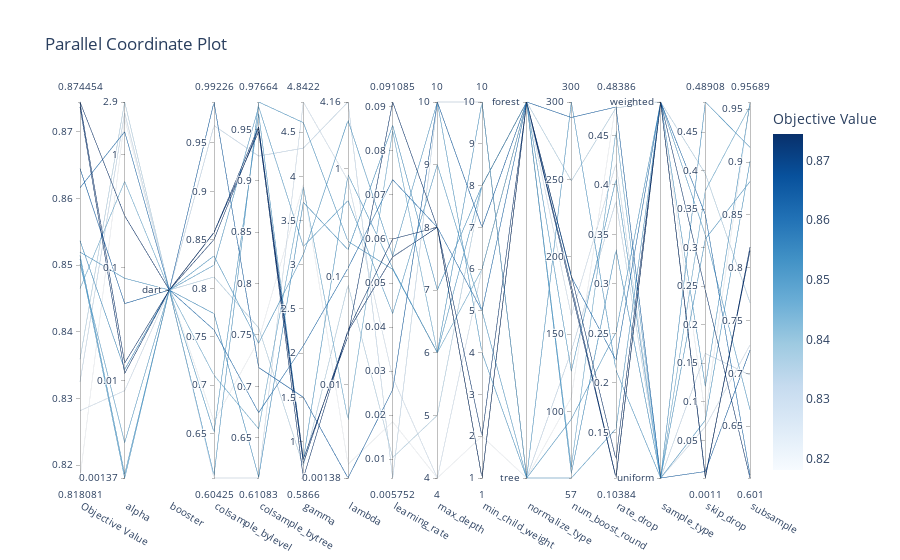

Notebook cell for this chart:
### Code cell
visualizations['parallel_coordinate']

### Figure 1 — Plotly figure (JSON) as saved in the notebook; plotly's stock layout.template omitted (floating-point values rounded to 4 significant figures)
{"data": [{"dimensions": [{"label": "Objective Value", "range": [0.8181, 0.8745], "values": [0.8325, 0.8359, 0.8509, 0.8616, 0.852, 0.8515, 0.8537, 0.8502, 0.8282, 0.8181, 0.8465, 0.8645, 0.8745, 0.8743, 0.8737]}, {"label": "alpha", "range": [-2.862, 0.4625], "ticktext": ["0.00137", "0.01", "0.1", "1", "2.9"], "tickvals": [-2.862, -2, -1, 0, 0.4625], "values": [0.3662, 0.4625, -2.862, 0.1992, -1.096, -2.828, -1.903, -2.548, -2.09, 0.3142, -0.2402, -1.32, -0.5433, -1.845, -1.937]}, {"label": "booster", "range": [0, 0], "ticktext": ["dart"], "tickvals": [0], "values": [0, 0, 0, 0, 0, 0, 0, 0, 0, 0, 0, 0, 0, 0, 0]}, {"label": "colsample_bylevel", "range": [0.6043, 0.9923], "values": [0.9679, 0.8117, 0.8335, 0.757, 0.6069, 0.6514, 0.7739, 0.8239, 0.6043, 0.6626, 0.7103, 0.9923, 0.8504, 0.8575, 0.8578]}, {"label": "colsample_bytree", "range": [0.6108, 0.9766], "values": [0.924, 0.7569, 0.742, 0.6744, 0.9766, 0.9652, 0.6116, 0.972, 0.6108, 0.7449, 0.6586, 0.7183, 0.9509, 0.9478, 0.9526]}, {"label": "gamma", "range": [0.5866, 4.842], "values": [4.32, 0.721, 3.116, 2.083, 4.609, 0.794, 3.707, 3.208, 4.842, 3.905, 3.878, 1.5, 0.5866, 0.7548, 0.8022]}, {"label": "lambda", "range": [-2.861, 0.6194], "ticktext": ["0.00138", "0.01", "0.1", "1", "4.16"], "tickvals": [-2.861, -2, -1, 0, 0.6194], "values": [0.6194, -1.073, 0.45, -0.9178, -0.6704, -0.05394, -0.7478, -0.2927, -0.1072, -2.734, -2.323, -2.861, -1.492, -1.504, -1.548]}, {"label": "learning_rate", "range": [0.005752, 0.09108], "values": [0.005752, 0.01037, 0.05612, 0.07346, 0.05312, 0.05336, 0.08577, 0.04309, 0.02861, 0.01852, 0.08453, 0.02577, 0.06, 0.05594, 0.09108]}, {"label": "max_depth", "range": [4, 10], "values": [10, 5, 10, 8, 6, 6, 7, 9, 4, 4, 6, 10, 8, 8, 8]}, {"label": "min_child_weight", "range": [1, 10], "values": [10, 8, 4, 5, 10, 8, 8, 5, 6, 2, 6, 7, 1, 1, 2]}, {"label": "normalize_type", "range": [0, 1], "ticktext": ["tree", "forest"], "tickvals": [0, 1], "values": [0, 1, 0, 1, 0, 1, 1, 0, 1, 0, 1, 1, 1, 1, 1]}, {"label": "num_boost_round", "range": [57, 300], "values": [139, 249, 95, 187, 300, 126, 60, 57, 162, 109, 64, 290, 188, 178, 181]}, {"label": "rate_drop", "range": [0.1038, 0.4839], "values": [0.3836, 0.4779, 0.2511, 0.2229, 0.2126, 0.406, 0.3348, 0.1537, 0.4216, 0.4839, 0.4546, 0.4788, 0.1225, 0.1038, 0.1044]}, {"label": "sample_type", "range": [0, 1], "ticktext": ["uniform", "weighted"], "tickvals": [0, 1], "values": [0, 1, 1, 1, 0, 0, 0, 1, 0, 1, 0, 0, 1, 1, 1]}, {"label": "skip_drop", "range": [0.001098, 0.4891], "values": [0.1628, 0.396, 0.12, 0.343, 0.3113, 0.0761, 0.4891, 0.3165, 0.06778, 0.0832, 0.3742, 0.009516, 0.002899, 0.001098, 0.2449]}, {"label": "subsample", "range": [0.601, 0.9569], "values": [0.6984, 0.767, 0.9557, 0.6039, 0.8816, 0.9007, 0.9139, 0.6657, 0.7269, 0.9569, 0.953, 0.7219, 0.8161, 0.8195, 0.601]}], "labelangle": 30, "labelside": "bottom", "line": {"color": [0.8325, 0.8359, 0.8509, 0.8616, 0.852, 0.8515, 0.8537, 0.8502, 0.8282, 0.8181, 0.8465, 0.8645, 0.8745, 0.8743, 0.8737], "colorbar": {"title": {"text": "Objective Value"}}, "colorscale": [[0, "rgb(247,251,255)"], [0.125, "rgb(222,235,247)"], [0.25, "rgb(198,219,239)"], [0.375, "rgb(158,202,225)"], [0.5, "rgb(107,174,214)"], [0.625, "rgb(66,146,198)"], [0.75, "rgb(33,113,181)"], [0.875, "rgb(8,81,156)"], [1, "rgb(8,48,107)"]], "reversescale": false, "showscale": true}, "type": "parcoords"}], "layout": {"title": {"text": "Parallel Coordinate Plot"}}}
